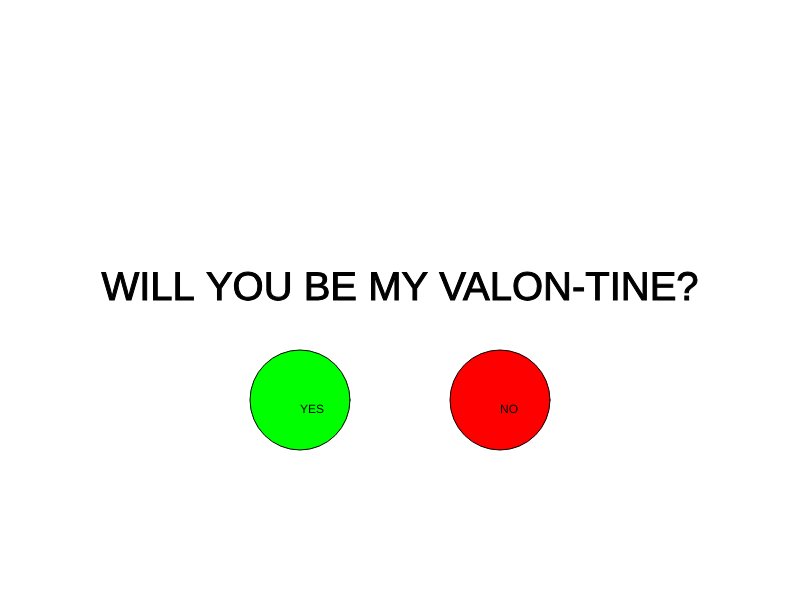
Frame 1 (no input)
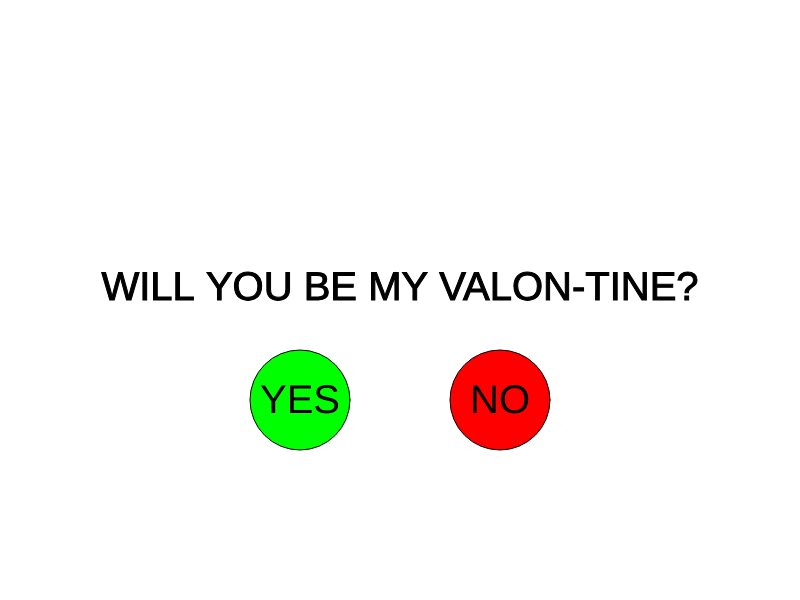
Frame 60 (no input)
Frame 120 (the mouse pressed at the canvas centre since frame 60): identical to frame 60, image omitted

The p5.js sketch that drew these frames (run headless with seeded random() and noise() and a simulated clock; from frame 60 on, the mouse is pressed at the canvas centre):

// p5.js sketch
// ── sketch.js
var yesButton;
var noButton;
var alertFlash = true;

function setup()
{
	createCanvas(800, 600);

	noButton = {
		x: width / 2 + 100,
		y: height / 2 + 100,
		dia: 100,
		activated: false
	}
    
    yesButton = {
		x: width / 2 - 100,
		y: height / 2 + 100,
		dia: 100,
		activated: false
	}

}

function draw()
{
	background(255);

	if (frameCount / 30 == parseInt(frameCount / 30))
	{
		if (alertFlash == false)
		{
			alertFlash = true;
		}
		else
		{
			alertFlash = false;
		}
	}

	if (noButton.activated == true)
	{
		background(250, 250, 0);

		if (alertFlash)
		{
			textSize(40);
			text("ERROR DETECTED", width / 2, height / 2 - noButton.dia);
		}

	}

    //no button
	fill(255, 0, 0);
	stroke(0);
	strokeWeight(1);
	ellipse(noButton.x, noButton.y, noButton.dia);
    noStroke();
    fill(0);
    text("NO", noButton.x, noButton.y + noButton.dia/8);

    //yes button
	fill(0, 255, 0);
	stroke(0);
	strokeWeight(1);
	ellipse(yesButton.x, yesButton.y, yesButton.dia);
    noStroke();
    fill(0);
    text("YES", yesButton.x, yesButton.y + yesButton.dia/8);

	//question
    textAlign(CENTER);
	textSize(40);
	strokeWeight(1);
	stroke(0);
	fill(0);
	text("WILL YOU BE MY VALON-TINE?", width / 2, height / 2 - noButton.dia + 100);
    
    // yes screen
    if (yesButton.activated == true)
    {
        background(255,255,255);
        noStroke();
        fill(255,105,180);
        text("Yay!!!", width/2, height/2 - 50);
        text("Happy Valentines Day!", width/2, height/2);
        
        ellipse(width/2 - 25, height/2 + 50, 50);
        ellipse(width/2 + 25, height/2 + 50, 50);
        
        beginShape();
        vertex(width/2, height/2 + 120);
        vertex(width/2 - 47, height/2 + 61);
        vertex(width/2 - 50, height/2 + 50);
        vertex(width/2 + 50, height/2 + 50);
        vertex(width/2 + 47, height/2 + 61);
        endShape();
        
    }
    
    
}

function mousePressed()
{
	// no button clicked
    if (dist(mouseX, mouseY, noButton.x, noButton.y) < noButton.dia)
	{
		if (noButton.activated == true)
		{
			noButton.activated = false;
		}
		else
		{
			noButton.activated = true;
		}
	}
    
    
    //yes button clicked
    if (dist(mouseX, mouseY, yesButton.x, yesButton.y) < yesButton.dia)
	{
		if (yesButton.activated == true)
		{
			yesButton.activated = false;
		}
		else
		{
			yesButton.activated = true;
		}
	}
}
